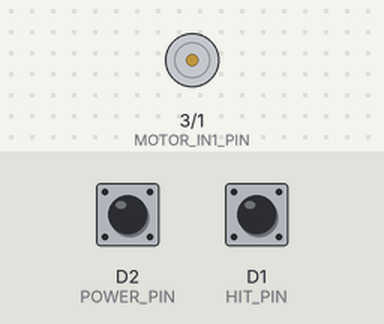
A sketch run on a simulated ESP8266 (NodeMCU). On the bench: motor-driver pin pairs drawn as motors (green arrow = first pin HIGH = forward, orange = second pin HIGH = backward, longer = more drive). The test bench sets the inputs (shaded band); at power-on: D2 (POWER_PIN) HIGH, D1 (HIT_PIN) HIGH. Random numbers use the default seed unless the sketch sets one; the modem accepts every AT command (registered, SIM ready, sends succeed) and sends nothing else.

Above: at 1.7 s.
1.8 s: D2 (POWER_PIN) pulled LOW for 3.2 s
At 5.5 s:
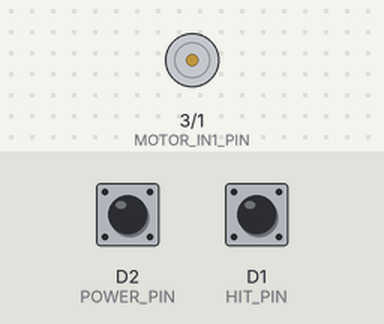
Timing chart, 0 to 7.0 s (numbered marks = the images above; inputs shaded):
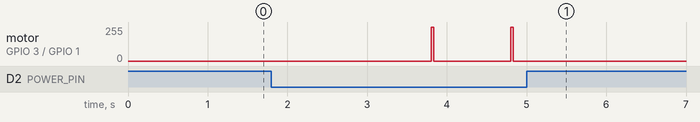

The sketch:

waniwanipanic_device.ino
```cpp
static constexpr int SOUND_VOLUME = 1;
static constexpr unsigned long RUN_TIME = 1000 * 600;
static constexpr unsigned long MOTOR_CONTROL_INTERVAL = 1000;
static constexpr unsigned long MOTOR_ON_TIME_SLOW = 30;
static constexpr unsigned long MOTOR_ON_TIME_FAST = 60;
static constexpr int HIT_COUNT_THRESHOLD = 5;

static constexpr uint8_t POWER_PIN = D2;
static constexpr uint8_t HIT_PIN = D1;
static constexpr uint8_t MOTOR_IN2_PIN = D10;
static constexpr uint8_t MOTOR_IN1_PIN = D9;

enum class State {
  Ready,
  Run,
  Finish,
};

static State State_ = State::Ready;
static int HitCount_ = 0;

void setup() {
  Serial.begin(115200);
  // analogReadResolution(14);

  PowerBegin();
  HitBegin();
  MotorBegin();
  SoundBegin();
  delay(500);

  SoundSetVolume(SOUND_VOLUME);
}

void loop() {
  switch (State_) {
    case State::Ready:
      TaskReady();
      break;
    case State::Run:
      TaskRun();
      break;
    case State::Finish:
      TaskFinish();
      break;
  }

  // // Analog out
  // for (int i = 0; i < 4096; ++i) {
  //   analogWrite(A0, i);
  //   delay(10);
  // }
}

static void TaskReady() {
  while (true) {
    if (PowerIsOn()) {
      State_ = State::Run;
      return;
    }

    delay(2);
  }
}

static void TaskRun() {
  SoundPlayByIndex(2);
  delay(2000);

  const auto start = millis();
  bool hit = false;
  HitCount_ = 0;
  while (true) {
    if (!PowerIsOn()) {
      State_ = State::Ready;
      return;
    }

    const auto elapsed = millis() - start;
    if (elapsed >= RUN_TIME) {
      digitalWrite(MOTOR_IN1_PIN, LOW);
      State_ = State::Finish;
      return;
    }

    const bool preHit = hit;
    hit = HitGettingSlammed();
    if (!preHit && hit) {
      ++HitCount_;
      SoundPlayByIndex(random(3, 6));
    }

    if ((elapsed % MOTOR_CONTROL_INTERVAL) < (HitCount_ < HIT_COUNT_THRESHOLD ? MOTOR_ON_TIME_SLOW : MOTOR_ON_TIME_FAST)) {
      digitalWrite(MOTOR_IN1_PIN, HIGH);
    } else {
      digitalWrite(MOTOR_IN1_PIN, LOW);
    }

    delay(2);
  }
}

static void TaskFinish() {
  SoundPlayByIndex(6);
  delay(5000);

  while (true) {
    if (!PowerIsOn()) {
      State_ = State::Ready;
      return;
    }

    delay(2);
  }
}

static void PowerBegin() {
  pinMode(POWER_PIN, INPUT_PULLUP);
}

static bool PowerIsOn() {
  return digitalRead(POWER_PIN) ? false : true;
}

static void HitBegin() {
  pinMode(HIT_PIN, INPUT_PULLUP);
}

static bool HitGettingSlammed() {
  return digitalRead(HIT_PIN) ? false : true;
}

static void MotorBegin() {
  pinMode(MOTOR_IN1_PIN, OUTPUT);
  pinMode(MOTOR_IN2_PIN, OUTPUT);
  digitalWrite(MOTOR_IN1_PIN, LOW);
  digitalWrite(MOTOR_IN2_PIN, LOW);
}

static void SoundBegin() {
  Serial1.begin(115200);
}

static void SoundSetVolume(int volume) {
  if (volume < 0) volume = 0;
  if (volume > 31) volume = 31;

  char command[20];
  snprintf(command, sizeof(command), "AT+VOL=%d\r", volume);
  Serial1.write(command);
}

static void SoundPlayByIndex(int index) {
  char command[20];
  snprintf(command, sizeof(command), "AT+PLAY=sd0,%d\r", index);
  Serial1.write(command);
}
```

Measured:
- after the input at 1.8 s, motor on GPIO 3 (MOTOR_IN1_PIN) / GPIO 1 (MOTOR_IN2_PIN): alternates forward 255/255 for 0.03 s and stopped for 0.97 s, 4 changes in all, then stays stopped, starting after 2.0 s
